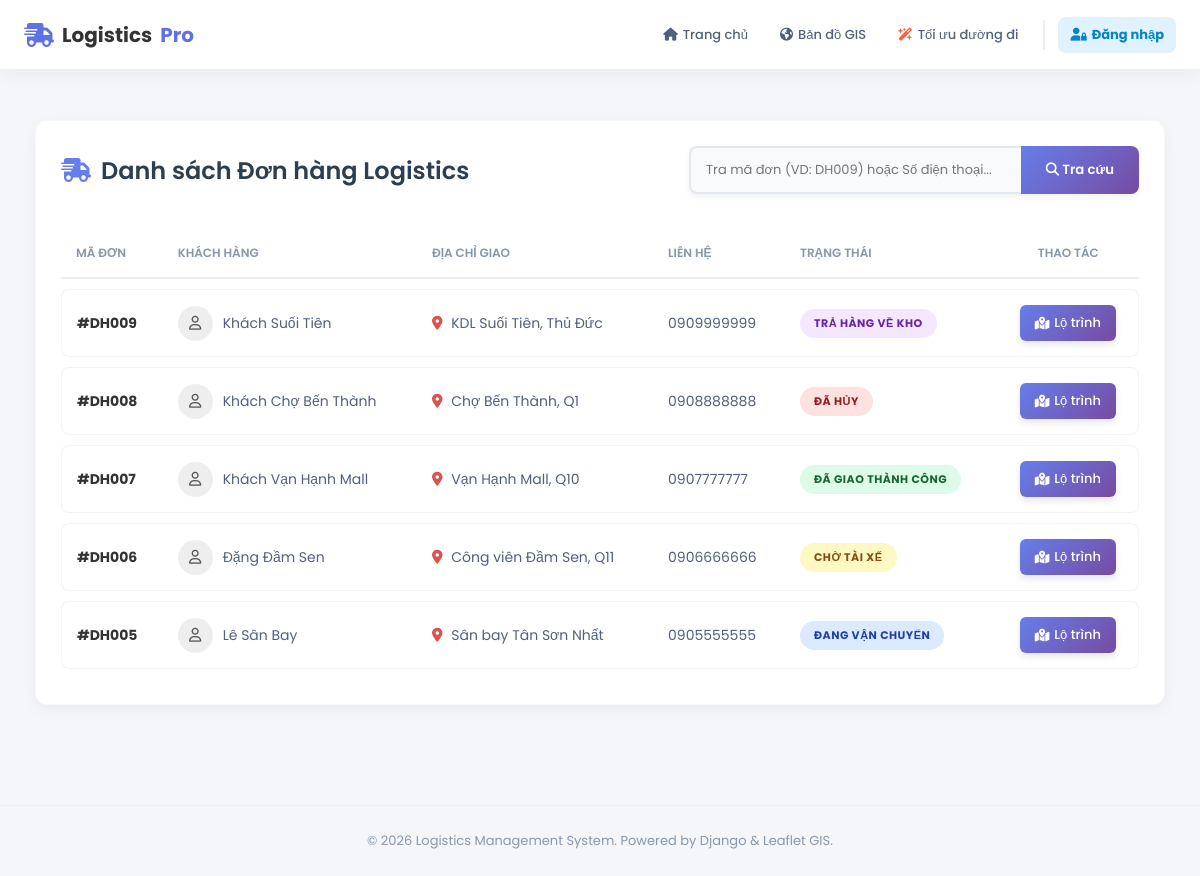
The page / on the database its author committed.
### core/models.py (models this page shows, shortened)
class DonHang(models.Model):
    ma_don = models.CharField(max_length=20, unique=True)
    ten_nguoi_nhan = models.CharField(max_length=100)
    dia_chi_nguoi_nhan = models.CharField(max_length=200)
    sdt_nguoi_nhan = models.CharField(max_length=15)
    lat_khach = models.FloatField()
    lng_khach = models.FloatField()
    khoi_luong = models.FloatField(help_text="Đơn vị: kg")
    kho_xuat_phat = models.ForeignKey(KhoHang, on_delete=models.CASCADE)
    tai_xe = models.ForeignKey(TaiXe, on_delete=models.SET_NULL, null=True, blank=True)
    trang_thai = models.CharField(max_length=50, default='Đang xử lý')
    ngay_tao = models.DateTimeField(auto_now_add=True)

### core/views.py (the view, shortened to what this page needs)
# urls.py: path('', views.home, name='home'),
def home(request):
    q = request.GET.get('q', '')
    ds_don = DonHang.objects.all().order_by('-id')
    if q:
        ds_don = ds_don.filter(Q(ma_don__icontains=q) | Q(sdt_nguoi_nhan__icontains=q))
    return render(request, 'home.html', {
        'don_hangs': ds_don if q else ds_don[:5],
        'q': q
    })

### templates/home.html (shortened to what this page needs)
{% extends "base.html" %}
{% load static %}
{% block content %}
<link rel="stylesheet" href="https://cdnjs.cloudflare.com/ajax/libs/font-awesome/6.4.0/css/all.min.css">
<link rel="stylesheet" href="https://cdn.jsdelivr.net/npm/swiper@11/swiper-bundle.min.css" />
<div class="dashboard-container">
    <div class="card-box">
        <div style="display: flex; justify-content: space-between; align-items: center; flex-wrap: wrap; gap: 15px; margin-bottom: 25px;">
            <h2 class="page-title">
                <i class="fa-solid fa-truck-fast" style="color: #667eea;"></i> Danh sách Đơn hàng Logistics
            </h2>
            <form method="GET" action="{% url 'core:home' %}" style="display: flex; max-width: 450px; width: 100%; box-shadow: 0 4px 6px rgba(0,0,0,0.05); border-radius: 8px;">
                <input type="text" name="q" value="{{ request.GET.q|default:'' }}" placeholder="Tra mã đơn (VD: DH009) hoặc Số điện thoại..."
                       style="flex: 1; padding: 12px 15px; border: 2px solid #e2e8f0; border-right: none; border-radius: 8px 0 0 8px; outline: none; font-family: 'Poppins', sans-serif; font-size: 13px;">
                <button type="submit" style="background: linear-gradient(135deg, #667eea 0%, #764ba2 100%); color: white; border: none; padding: 0 25px; border-radius: 0 8px 8px 0; cursor: pointer; font-weight: 600; font-family: 'Poppins', sans-serif; transition: 0.3s;">
                    <i class="fa-solid fa-magnifying-glass"></i> Tra cứu
                </button>
            </form>
        </div>
        <table class="custom-table">
            <thead>
                <tr>
                    <th>Mã Đơn</th>
                    <th>Khách Hàng</th>
                    <th>Địa Chỉ Giao</th>
                    <th>Liên Hệ</th>
                    <th>Trạng Thái</th>
                    <th style="text-align: center;">Thao Tác</th>
                </tr>
            </thead>
            <tbody>
                {% for dh in don_hangs %}
                <tr>
                    <td><span style="font-weight: 700; color: #333;">#{{ dh.ma_don }}</span></td>
                    <td>
                        <div style="display: flex; align-items: center; gap: 10px;">
                            <div style="width: 35px; height: 35px; background: #eee; border-radius: 50%; display: flex; align-items: center; justify-content: center; color: #555;">
                                <i class="fa-regular fa-user"></i>
                            </div>
                            <span>{{ dh.ten_nguoi_nhan }}</span>
                        </div>
                    </td>
                    <td><i class="fa-solid fa-location-dot" style="color: #d9534f; margin-right: 5px;"></i> {{ dh.dia_chi_nguoi_nhan }}</td>
                    <td>{{ dh.sdt_nguoi_nhan }}</td>
                    <td><span class="status-badge">{{ dh.trang_thai }}</span></td>
                    <td style="text-align: center;">
                        <a href="{% url 'core:chi_tiet' dh.ma_don %}" class="btn-view-map">
                            <i class="fa-solid fa-map-location-dot"></i> Lộ trình
                        </a>
                    </td>
                </tr>
                {% endfor %}
            </tbody>
        </table>
    </div>
</div>
{% endblock %}

### templates/base.html (style rules this page uses)
* { margin: 0; padding: 0; box-sizing: border-box; }
body { font-family: 'Poppins', sans-serif; background-color: #f4f6f9; color: #333; }
.card-box { background: #ffffff; border-radius: 16px; box-shadow: 0 10px 30px rgba(0, 0, 0, 0.08); padding: 30px; border: 1px solid rgba(0,0,0,0.03); transition: transform 0.3s ease, box-shadow 0.3s ease; }
input[type="text"], input[type="password"], input[type="number"], input[type="email"], input[type="tel"], select, textarea, .form-control { border: 2px solid #e2e8f0; border-radius: 10px; padding: 10px 15px; font-size: 14px; transition: all 0.3s; background-color: #f8fafc; color: #334155; outline: none; font-family: inherit; }

### templates/home.html (style rules this page uses)
body { font-family: 'Poppins', sans-serif; background-color: #f4f6f9; }
.dashboard-container { max-width: 1200px; margin: 30px auto; padding: 0 15px; }
.card-box { background: white; border-radius: 12px; box-shadow: 0 5px 15px rgba(0,0,0,0.05); overflow: hidden; padding: 25px; margin-bottom: 30px; }
.page-title { color: #2c3e50; font-weight: 600; margin-bottom: 0; display: flex; align-items: center; gap: 10px; }
.custom-table { width: 100%; border-collapse: separate; border-spacing: 0 10px; }
.custom-table thead th { background-color: transparent; color: #8898aa; font-weight: 600; text-transform: uppercase; font-size: 12px; padding: 15px; border-bottom: 2px solid #eee; text-align: left; }
.custom-table tbody tr { background-color: white; transition: all 0.3s ease; }
.custom-table td { padding: 15px; border-top: 1px solid #f4f4f4; border-bottom: 1px solid #f4f4f4; font-size: 14px; color: #525f7f; vertical-align: middle; }
.custom-table td:first-child { border-left: 1px solid #f4f4f4; border-top-left-radius: 8px; border-bottom-left-radius: 8px; }
.custom-table td:last-child { border-right: 1px solid #f4f4f4; border-top-right-radius: 8px; border-bottom-right-radius: 8px; }
.status-badge { padding: 6px 14px; border-radius: 20px; font-size: 11px; font-weight: 700; text-transform: uppercase; letter-spacing: 0.5px; background-color: #e2e8f0; color: #475569; transition: all 0.3s; display: inline-block; }
.btn-view-map { background: linear-gradient(135deg, #667eea 0%, #764ba2 100%); color: white; padding: 8px 15px; border-radius: 6px; text-decoration: none; font-size: 13px; font-weight: 500; display: inline-flex; align-items: center; justify-content: center; gap: 5px; box-shadow: 0 4px 6px rgba(50, 50, 93, 0.11); transition: transform 0.2s; }

### rows shown on the page
DonHang: ma_don "DH009", ten_nguoi_nhan "Khách Suối Tiên", dia_chi_nguoi_nhan "KDL Suối Tiên, Thủ Đức", sdt_nguoi_nhan "0909999999", trang_thai "TRẢ HÀNG VỀ KHO"
DonHang: ma_don "DH008", ten_nguoi_nhan "Khách Chợ Bến Thành", dia_chi_nguoi_nhan "Chợ Bến Thành, Q1", sdt_nguoi_nhan "0908888888", trang_thai "ĐÃ HỦY"
DonHang: ma_don "DH007", ten_nguoi_nhan "Khách Vạn Hạnh Mall", dia_chi_nguoi_nhan "Vạn Hạnh Mall, Q10", sdt_nguoi_nhan "0907777777", trang_thai "ĐÃ GIAO THÀNH CÔNG"
DonHang: ma_don "DH006", ten_nguoi_nhan "Đặng Đầm Sen", dia_chi_nguoi_nhan "Công viên Đầm Sen, Q11", sdt_nguoi_nhan "0906666666", trang_thai "CHỜ TÀI XẾ"
DonHang: ma_don "DH005", ten_nguoi_nhan "Lê Sân Bay", dia_chi_nguoi_nhan "Sân bay Tân Sơn Nhất", sdt_nguoi_nhan "0905555555", trang_thai "ĐANG VẬN CHUYỂN"
